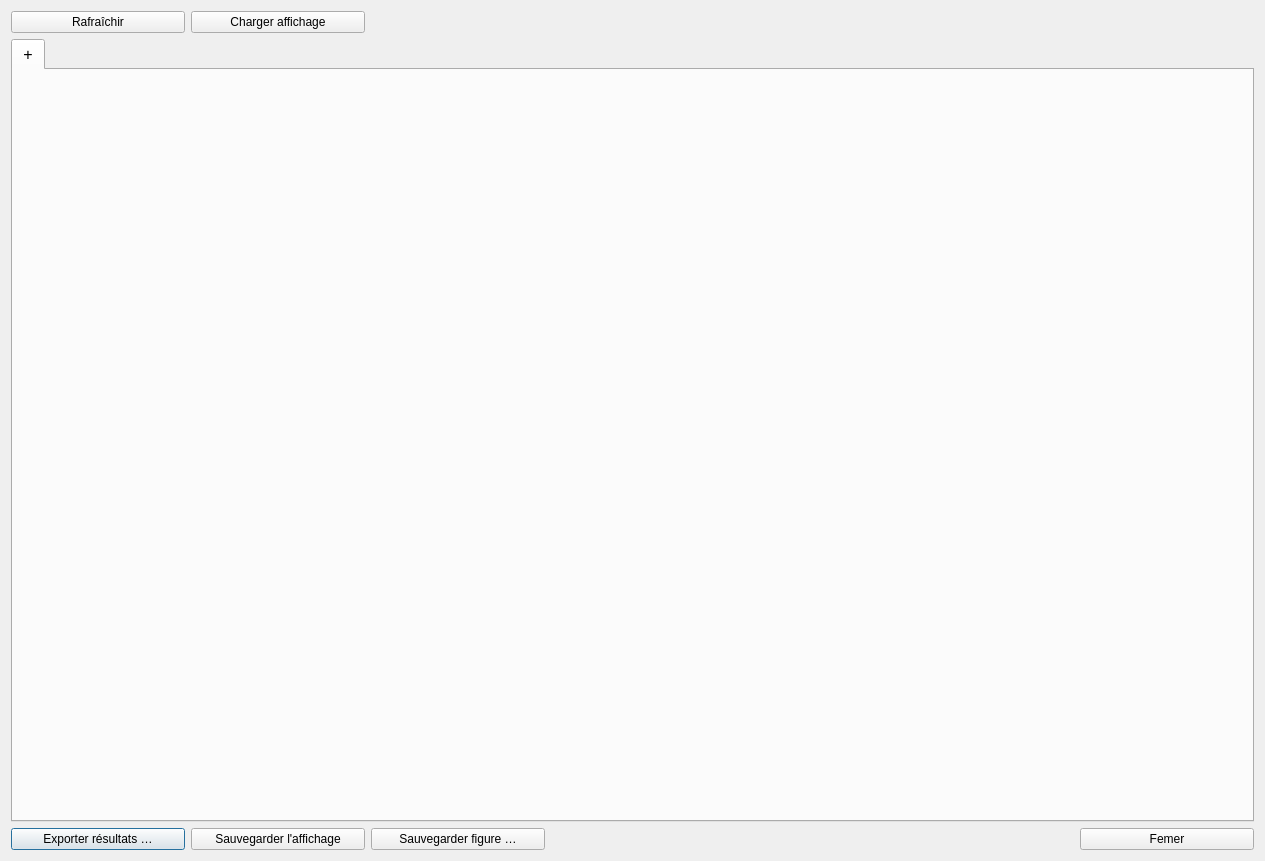
<?xml version="1.0" encoding="UTF-8"?>
<ui version="4.0">
 <class>Dialog</class>
 <widget class="QDialog" name="Dialog">
  <property name="geometry">
   <rect>
    <x>0</x>
    <y>0</y>
    <width>1265</width>
    <height>861</height>
   </rect>
  </property>
  <property name="windowTitle">
   <string>Dialog</string>
  </property>
  <layout class="QGridLayout" name="gridLayout_3">
   <item row="1" column="0" colspan="7">
    <widget class="QTabWidget" name="tabWidget">
     <property name="font">
      <font>
       <pointsize>12</pointsize>
      </font>
     </property>
     <property name="currentIndex">
      <number>0</number>
     </property>
     <widget class="QWidget" name="tab">
      <attribute name="title">
       <string>+</string>
      </attribute>
     </widget>
    </widget>
   </item>
   <item row="2" column="0">
    <widget class="QPushButton" name="export_btn">
     <property name="text">
      <string>Exporter résultats …</string>
     </property>
    </widget>
   </item>
   <item row="2" column="3" colspan="3">
    <spacer name="horizontalSpacer_2">
     <property name="orientation">
      <enum>Qt::Horizontal</enum>
     </property>
     <property name="sizeHint" stdset="0">
      <size>
       <width>40</width>
       <height>20</height>
      </size>
     </property>
    </spacer>
   </item>
   <item row="2" column="1">
    <widget class="QPushButton" name="save_all_btn">
     <property name="text">
      <string>Sauvegarder l'affichage</string>
     </property>
    </widget>
   </item>
   <item row="2" column="6">
    <widget class="QPushButton" name="close_button">
     <property name="text">
      <string>Femer</string>
     </property>
    </widget>
   </item>
   <item row="2" column="2">
    <widget class="QPushButton" name="save_plot_btn">
     <property name="text">
      <string>Sauvegarder figure …</string>
     </property>
    </widget>
   </item>
   <item row="0" column="0">
    <widget class="QPushButton" name="refresh_btn">
     <property name="text">
      <string>Rafraîchir</string>
     </property>
    </widget>
   </item>
   <item row="0" column="1">
    <widget class="QPushButton" name="load_all_btn">
     <property name="text">
      <string>Charger affichage</string>
     </property>
    </widget>
   </item>
   <item row="0" column="2" colspan="5">
    <spacer name="horizontalSpacer">
     <property name="orientation">
      <enum>Qt::Horizontal</enum>
     </property>
     <property name="sizeHint" stdset="0">
      <size>
       <width>40</width>
       <height>20</height>
      </size>
     </property>
    </spacer>
   </item>
  </layout>
 </widget>
 <resources/>
 <connections/>
</ui>
